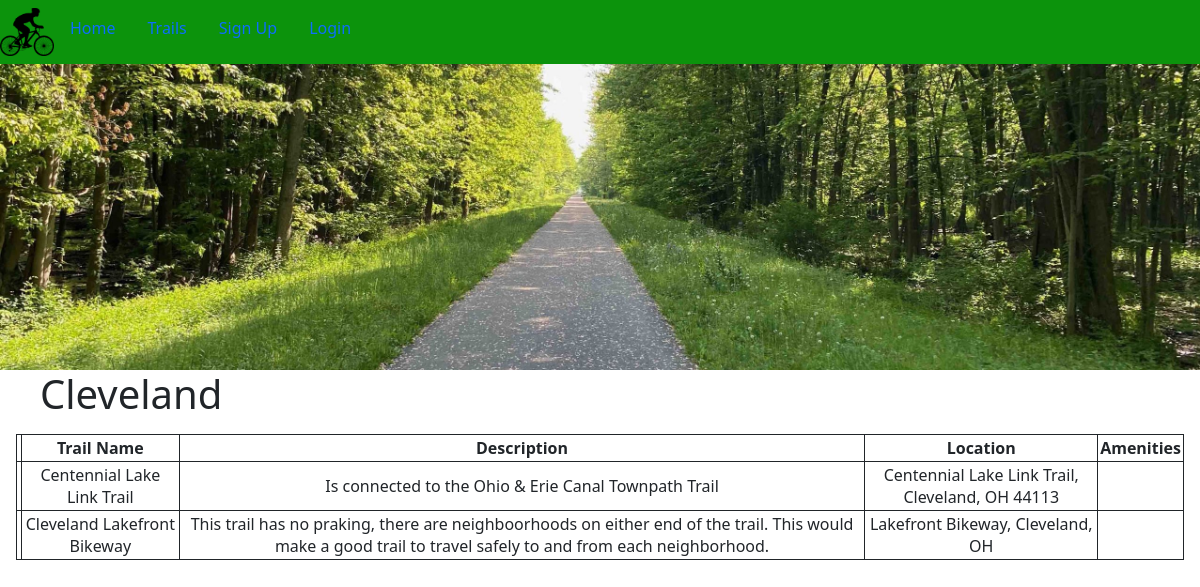
/pages/cleveland.php, run on the app's committed database.
### tables this page shows
CREATE TABLE trails (
    trailId INT PRIMARY KEY,
    trailName VARCHAR(255),
    trailDescription VARCHAR(5000),
    trailLocation VARCHAR(255),
    trailCity VARCHAR(255),
    trailIcons VARCHAR(255)
);

### includes/Trails.php (called while the page is built, shortened)
<?php
class Trail {
    function __construct($conn, $trailInfo) {
        $this->trailName = $trailInfo['trailName'];
        $this->trailDescription = $trailInfo['trailDescription'];
        $this->trailLocation = $trailInfo['trailLocation'];
    }
    static function getTrailsFromDb($conn, $city) {
        $selectTrails = "SELECT * FROM trails WHERE trailCity=:city";
        $stmt = $conn->prepare($selectTrails);
        $stmt->bindParam(':city', $city, PDO::PARAM_STR);
        $stmt->execute();
        $trailList = array();
        $stmt->setFetchMode(PDO::FETCH_ASSOC);
        foreach($stmt->fetchAll() as $listRow) {
            $trail = new Trail($conn, $listRow);
            $trailList[] = $trail;
        }
        return $trailList;
    }
}

### pages/cleveland.php (the view, shortened to what this page needs)
<?php
  include("../includes/navbar.php");
?>
<img class="trailimg" src="../includes/bikeTrail.jpeg">
<h1>Cleveland</h1>
<table>
    <tr>
        <th></th>
        <th>Trail Name</th>
        <th>Description</th>
        <th>Location</th>
        <th>Amenities</th>
    </tr>
    <?php
    $data = Trail::getTrailsFromDb($conn, "Cleveland");
    foreach ($data as $trail) {
        ?>
        <tr>
            <td>
            </td>
            <td>
                <?php
                    echo $trail->trailName
                ?>
            </td>
            <td>
                <?php
                    echo $trail->trailDescription
                ?>
            </td>
            <td>
                <?php
                    echo $trail->trailLocation
                ?>
            </td>
            <td>
            </td>
        </tr>
        <?php
    }
    ?>
</table>

### includes/trails.css (style rules this page uses)
table, th, td { border: 1px solid; text-align: center; padding: 2px; margin: 1em; }
.trailimg { width: 100%; }
h1 { margin-left: 1em; }

### data on the page
trails: trailName "Centennial Lake Link Trail", trailDescription "Is connected to the Ohio & Erie Canal Townpath Trail", trailLocation "Centennial Lake Link Trail, Cleveland, OH 44113"
trails: trailName "Cleveland Lakefront Bikeway", trailDescription "This trail has no praking, there are neighboorhoods on either end of the trail. This would make a good trail to travel safely to and from each neighborhood.", trailLocation "Lakefront Bikeway, Cleveland, OH"
